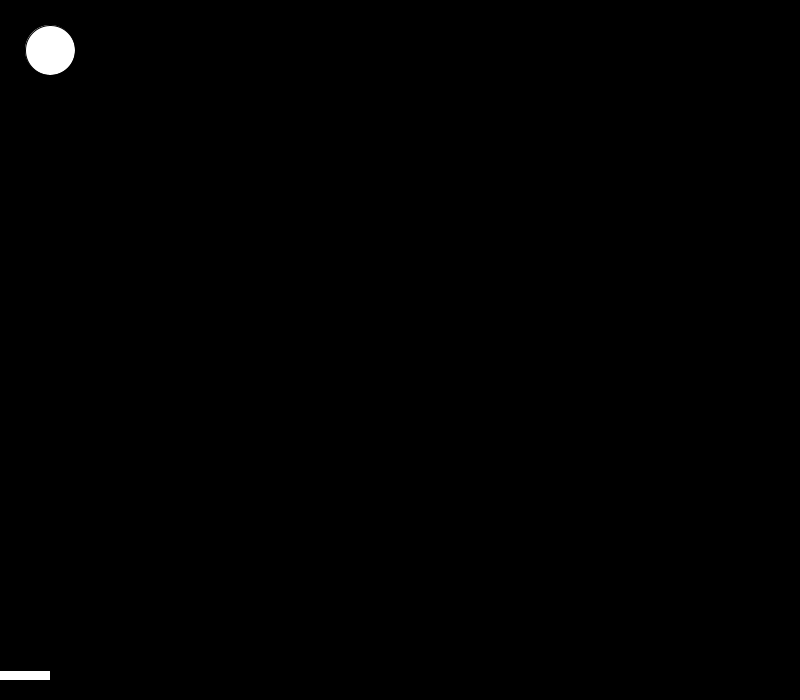
Frame 1 (no input)
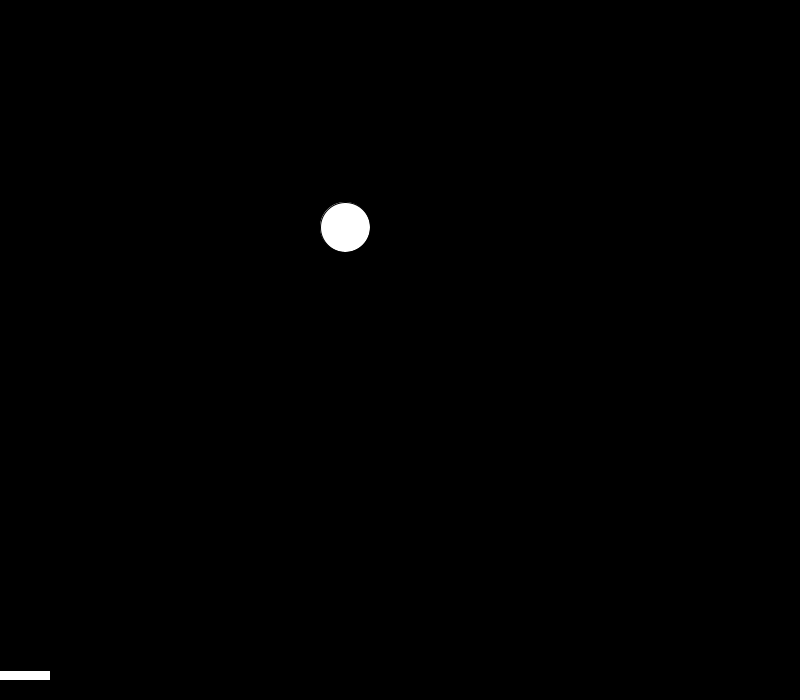
Frame 60 (the mouse pressed at the canvas centre just before this capture)
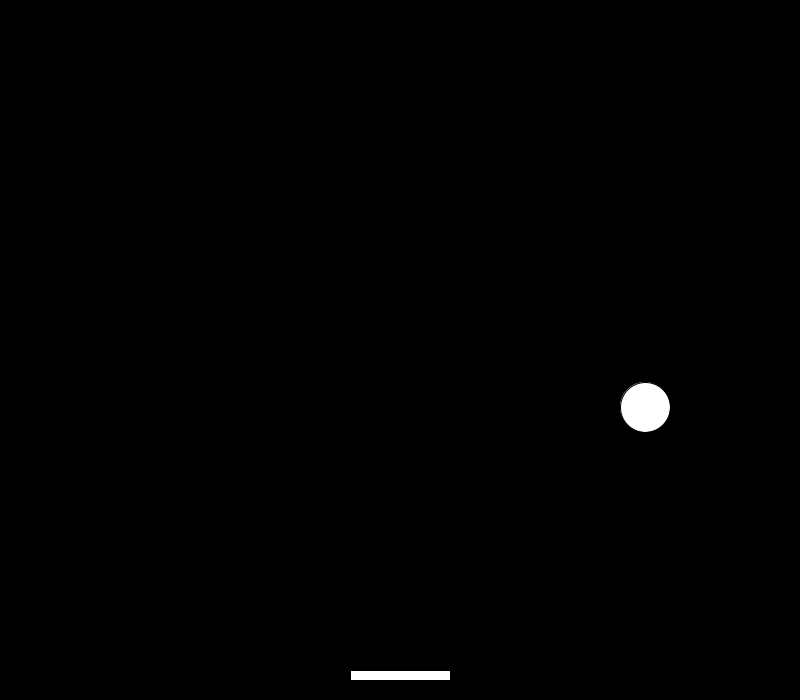
Frame 120 (the mouse held since frame 60 and released just before this capture)

The Processing sketch that drew these frames (run headless with seeded random() and noise(); from frame 60 on, the mouse is pressed at the canvas centre):

// Processing sketch: processing_110651
// ── processing_110651.pde

float diameter = 50;
float y = diameter;
float directiony = 3;
float x = diameter;
float directionx = 5;
int count = 0;
int losercount = 0;

void setup() {
  size(800, 700);
  smooth();
}

void draw() {
  background(0);

  ellipse(x, y, diameter, diameter);

  rectMode(CENTER);
  rect(mouseX, height-25, 100, 10);
  
  y += directiony;
  x += directionx;
  if (y > height-diameter/2) {
    directiony = -directiony;
    println("YOU MISSED UGH");
    fill(random(255), random(255), random(255));
    losercount ++;
    println(losercount);
  } 
  else if (y < diameter/2) {
    directiony = -directiony;
    fill(random(255), random(255), random(255));
  }
  if (x > width-diameter/2) {
    directionx = -directionx;
      println("righty tighty.");
      fill(random(255), random(255), random(255));
  } 
  else if (x < diameter/2) {
    directionx = -directionx;
    x += directionx;
      println("lefty loosey.");
      fill(random(255), random(255), random(255));
  }
  if ((x > mouseX - 100) && (x < mouseX + 100) && (y == height-50)) {
    directiony = -directiony;
    println("IT HIT IT HIT");
    fill(random(255), random(255), random(255));
    count ++;
    println(count);
  }
  if (count == 5) {
    noLoop();
    textSize(50);
    textAlign(CENTER);
    text("YOU WIN", width/2, height/2);
  }
  if (losercount == 5) {
    noLoop();
    textSize(50);
    textAlign(CENTER);
    text("YOU LOSE", width/2, height/2);
  }
}
